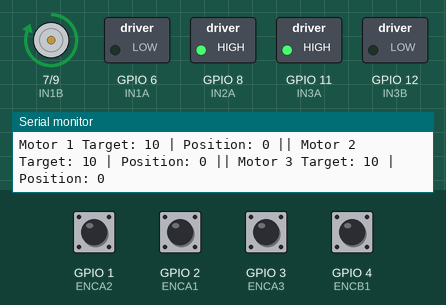
This sketch was run on a simulated ESP32-S3. Shown: motor-driver pin pairs drawn as motors (green arrow = first pin HIGH = forward, orange = second pin HIGH = backward, longer = more drive), switched loads named in the sketch (green lamp = pin HIGH), the last lines printed to the serial monitor. The test bench sets the inputs (shaded band); at power-on: GPIO 1 (ENCA2), GPIO 2 (ENCA1), GPIO 3 (ENCA3), GPIO 4 (ENCB1) HIGH.

Above: at 1.2 s.
1.3 s: GPIO 2 (ENCA1) pulsed LOW 5 times (0.12 s each, 0.3 s apart)
At 4.2 s:
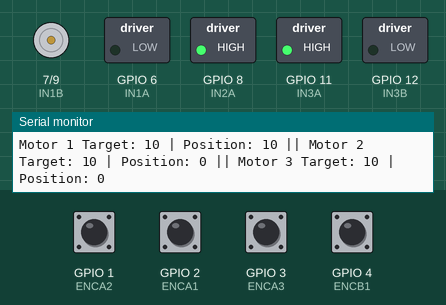
Timing chart, 0 to 5.7 s (numbered marks = the images above; inputs shaded):
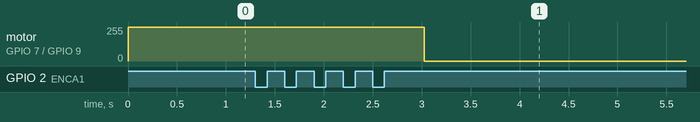

The sketch:

motor_control.ino
```cpp
#include <Arduino.h>

#define ENCA1 2
#define ENCB1 4

#define IN1A 6
#define IN1B 7

#define ENCA2 1
#define ENCB2 5

#define IN2A 8
#define IN2B 9

#define ENCA3 3
#define ENCB3 10

#define IN3A 11
#define IN3B 12

volatile int position1 = 0;
volatile int position2 = 0;
volatile int position3 = 0;
const int targetPosition1 = 10;
const int targetPosition2 = 10;
const int targetPosition3 = 10;
bool motor1Stopped = false;
bool motor2Stopped = false;
bool motor3Stopped = false;

void IRAM_ATTR readEncoder1() {
    if (digitalRead(ENCB1) == HIGH) {
        position1++;
    } else {
        position1--;
    }
}

void IRAM_ATTR readEncoder2() {
    if (digitalRead(ENCB2) == HIGH) {
        position2--;
    } else {
        position2++;
    }
}

// **Encoder Interrupt for Motor 3**
void IRAM_ATTR readEncoder3() {
    if (digitalRead(ENCB3) == HIGH) {
        position3--;
    } else {
        position3++;
    }
}

void setup() {
    Serial.begin(115200);

    pinMode(ENCA1, INPUT_PULLUP);
    pinMode(ENCB1, INPUT_PULLUP);
    pinMode(ENCA2, INPUT_PULLUP);
    pinMode(ENCB2, INPUT_PULLUP);
    pinMode(ENCA3, INPUT_PULLUP);
    pinMode(ENCB3, INPUT_PULLUP);

    attachInterrupt(digitalPinToInterrupt(ENCA1), readEncoder1, CHANGE);
    attachInterrupt(digitalPinToInterrupt(ENCA2), readEncoder2, CHANGE);
    attachInterrupt(digitalPinToInterrupt(ENCA3), readEncoder3, CHANGE);

    pinMode(IN1A, OUTPUT);
    pinMode(IN1B, OUTPUT);
    pinMode(IN2A, OUTPUT);
    pinMode(IN2B, OUTPUT);
    pinMode(IN3A, OUTPUT);
    pinMode(IN3B, OUTPUT);

    Serial.println("Three Motors Running at Full Speed");

    digitalWrite(IN1A, LOW);
    digitalWrite(IN1B, HIGH);

    digitalWrite(IN2A, HIGH);
    digitalWrite(IN2B, LOW);

    digitalWrite(IN3A, HIGH);
    digitalWrite(IN3B, LOW);
}

void loop() {
    int pos1, pos2, pos3;

    noInterrupts();
    pos1 = position1;
    pos2 = position2;
    pos3 = position3;
    interrupts();

    if (pos1 >= targetPosition1 && !motor1Stopped) {
        stopMotor1();
        Serial.println("Motor 1 Stopped at Target");
        motor1Stopped = true;
    }

    if (pos2 >= targetPosition2 && !motor2Stopped) {
        stopMotor2();
        Serial.println("Motor 2 Stopped at Target");
        motor2Stopped = true;
    }

    if (pos3 >= targetPosition3 && !motor3Stopped) {
        stopMotor3();
        Serial.println("Motor 3 Stopped at Target");
        motor3Stopped = true;
    }

    Serial.print("Motor 1 Target: "); Serial.print(targetPosition1);
    Serial.print(" | Position: "); Serial.print(pos1);
    Serial.print(" || Motor 2 Target: "); Serial.print(targetPosition2);
    Serial.print(" | Position: "); Serial.print(pos2);
    Serial.print(" || Motor 3 Target: "); Serial.print(targetPosition3);
    Serial.print(" | Position: "); Serial.println(pos3);

    delay(500);
}

void stopMotor1() {
    digitalWrite(IN1A, LOW);
    digitalWrite(IN1B, LOW);
}

void stopMotor2() {
    digitalWrite(IN2A, LOW);
    digitalWrite(IN2B, LOW);
}

void stopMotor3() {
    digitalWrite(IN3A, LOW);
    digitalWrite(IN3B, LOW);
}
```

Measured:
- after the input at 1.3 s, motor on GPIO 7 (IN1B) / GPIO 9 (IN2B): forward 255/255 → stopped after 1.7 s
